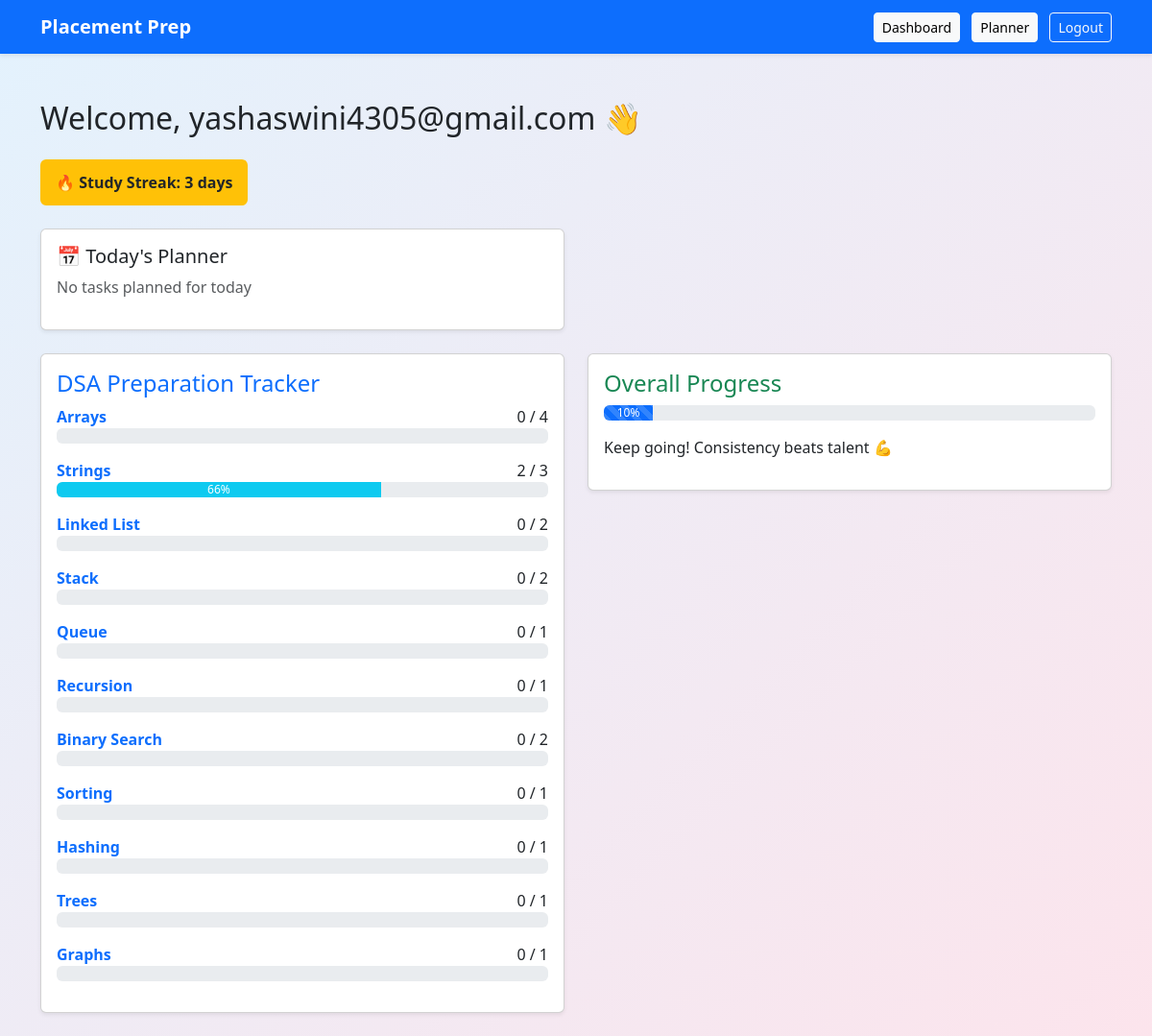
The page /dashboard (signed in) on the database its author committed.
### app.py (models this page shows)
class Question(db.Model):
    id = db.Column(db.Integer, primary_key=True)
    title = db.Column(db.String(200))
    difficulty = db.Column(db.String(20))
    link = db.Column(db.String(300))
    topic = db.Column(db.String(50))
    solved = db.Column(db.Boolean, default=False)
    user_email = db.Column(db.String(100))

### app.py (the view)
@app.route("/dashboard")
def dashboard():
    if "user" not in session:
        return redirect(url_for("login"))
    ensure_topics_for_user(session["user"])
    ensure_questions_for_user(session["user"])
    topics = DSA_TOPICS
    topic_progress = []
    for t in topics:
        questions = Question.query.filter_by(
            user_email=session["user"],
            topic=t
        ).all()
        total = len(questions)
        done = len([q for q in questions if q.solved])
        percent = int((done / total) * 100) if total > 0 else 0
        topic_progress.append({
            "name": t,
            "total": total,
            "done": done,
            "percent": percent
        })
    all_q = Question.query.filter_by(user_email=session["user"]).all()
    all_total = len(all_q)
    all_done = len([q for q in all_q if q.solved])
    overall_progress = int((all_done / all_total) * 100) if all_total else 0
    today = str(date.today())
    today_plans = DailyPlan.query.filter_by(
        user_email=session["user"],
        date=today
    ).all()
    today_done = len([p for p in today_plans if p.completed])
    today_total = len(today_plans)
    streak = calculate_streak(session["user"])
    return render_template(
        "dashboard.html",
        topics=topic_progress,          # ← NEW STRUCTURE
        progress=overall_progress,      # ← OVERALL %
        today_done=today_done,
        today_total=today_total,
        streak=streak
    )

### app.py (called while the page is built, shortened)
def ensure_topics_for_user(email):
    exists = DSATopic.query.filter_by(user_email=email).first()
    if exists:
        return

def calculate_streak(email):
    days = StudyDay.query.filter_by(user_email=email).all()
    dates = set(d.date for d in days)
    streak = 0
    current = date.today()
    while str(current) in dates:
        streak += 1
        current -= timedelta(days=1)
    return streak

def ensure_questions_for_user(email):
    for topic, questions in DEFAULT_QUESTIONS.items():
        for title, diff, link in questions:
            exists = Question.query.filter_by(
                user_email=email,
                title=title,
                topic=topic
            ).first()
    db.session.commit()

### templates/dashboard.html (shortened to what this page needs)
{% extends "base.html" %}
{% block content %}
<h2 class="mb-4">Welcome, {{ session["user"] }} 👋</h2>
<div class="badge bg-warning text-dark fs-6 p-3 mb-4">
  🔥 Study Streak:
  <strong>{{ streak }}</strong>
  day{{ 's' if streak != 1 else '' }}
</div>
<div class="row mb-4">
  <div class="col-md-6">
    <div class="card shadow-sm p-3">
      <h5>📅 Today's Planner</h5>
      {% if today_total > 0 %}
        <p class="mb-1">
          Completed <strong>{{ today_done }}</strong> out of
          <strong>{{ today_total }}</strong> tasks
        </p>
        <div class="progress">
          <div
            class="progress-bar bg-success"
            style="width: {{ (today_done / today_total) * 100 }}%">
          </div>
        </div>
      {% else %}
        <p class="text-muted">No tasks planned for today</p>
      {% endif %}
    </div>
  </div>
</div>
<div class="row">
  <div class="col-md-6">
    <div class="card shadow-sm p-3 mb-4">
      <h4 class="text-primary">DSA Preparation Tracker</h4>
      {% for t in topics %}
      <div class="mb-3">
        <div class="d-flex justify-content-between">
          <a href="/topic/{{ t.name }}" class="fw-semibold text-decoration-none">
            {{ t.name }}
          </a>
          <span>{{ t.done }} / {{ t.total }}</span>
        </div>
        <div class="progress">
          <div class="progress-bar bg-info"
               style="width: {{ t.percent }}%">
            {{ t.percent }}%
          </div>
        </div>
      </div>
      {% endfor %}
    </div>
  </div>
  <div class="col-md-6">
    <div class="card shadow-sm p-3">
      <h4 class="text-success">Overall Progress</h4>
      <div class="progress mb-3">
        <div
          id="progress-bar"
          class="progress-bar progress-bar-striped progress-bar-animated"
          style="width: {{ progress }}%">
          {{ progress }}%
        </div>
      </div>
      <p>Keep going! Consistency beats talent 💪</p>
    </div>
  </div>
</div>
{% endblock %}

### rows shown on the page
Question: name "Queue", done "0", total "1"
Question: name "Recursion", done "0", total "1"
Question: name "Sorting", done "0", total "1"
Question: name "Hashing", done "0", total "1"
Question: name "Trees", done "0", total "1"
Question: name "Graphs", done "0", total "1"

### other values the page prints
{{ session["user"] }} "yashaswini4305@gmail.com"
{{ streak }} "3"
{{ 's' if streak != 1 else '' }} "s"
{{ t.name }} "Arrays" "Strings" "Linked List" "Stack" "Binary Search"
{{ t.done }} "0" "2" "0" "0" "0"
{{ t.total }} "4" "3" "2" "2" "2"
{{ t.percent }} "66"
{{ progress }} "10"
